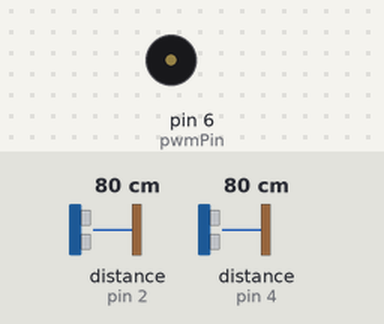
Bench run of a sketch on a simulated Arduino Uno, built with avr-gcc and run on an emulated ATmega328P. Parts: buzzer (waves = sounding). Wiring (inferred from the names in the program): 2 × ultrasonic range finder: trigger pin 3, echo pin 2 / trigger pin 5, echo pin 4. Inputs (shaded band) come from the test bench; at power-on: distance to the obstacle (sensors on pin 2, pin 4) 80 cm. The echo pulse lasts 58.3 µs per cm.

Above: at 1.2 s.
1.3 s: distance to the obstacle (sensor on pin 2) set to 4 cm
At 1.45 s:
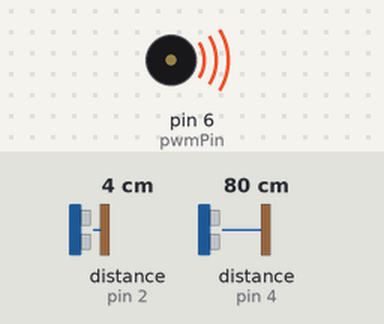
4.3 s: distance to the obstacle (sensor on pin 4) set to 5 cm
7.3 s: distance to the obstacle (sensor on pin 4) set to 2 cm
At 8.0 s:
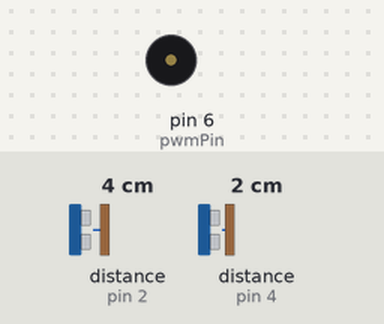
8.8 s: distance to the obstacle (sensor on pin 4) set to 4 cm
At 9.06 s:
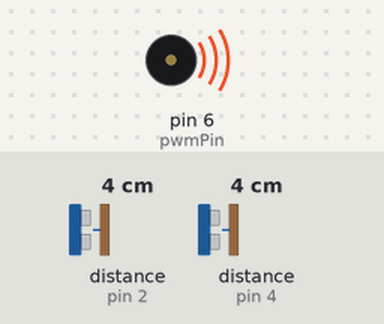
11.8 s: distance to the obstacle (sensor on pin 2) set to 2 cm
At 13.0 s:
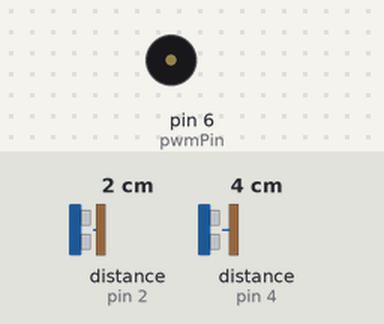
Timing chart, 0 to 14.3 s (numbered marks = the images above; inputs shaded):
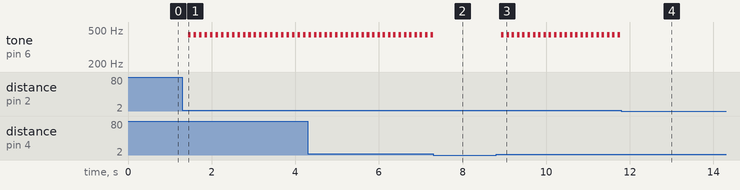

Measured:
- the behaviour switches between 4 and 3 cm on distance to the obstacle (sensor on pin 4) (found by bisection; images 1 and 2)
- the behaviour switches between 4 and 3 cm on distance to the obstacle (sensor on pin 2) (found by bisection; images 3 and 4)
- after the input at 1.3 s, tone on pin 6 (pwmPin): alternates 440 Hz for 0.06 s and silent for 0.07 s, starting after 0.14 s
- after the input at 7.3 s, tone on pin 6 (pwmPin): stops changing and stays silent
- after the input at 8.8 s, tone on pin 6 (pwmPin): alternates 440 Hz for 0.06 s and silent for 0.07 s, starting after 0.13 s
- after the input at 11.8 s, tone on pin 6 (pwmPin): stops changing and stays silent

The sketch:

BackUpSensor.ino
```cpp
// Back Up Sensor by Devon Murphy
int readPin1 = 2; //These ping sensors need a read and trigger pin
int trigPin1 = 3;
int readPin2 = 4;
int trigPin2 = 5;
int pwmPin   = 6;
int ledpin   = 7;


int maxDist=60,minDist=2;
long scale = 1500/60; //Set so at 60 cm away the sound will pulse every 1.5 secs
long duration = 60;

int hold=0,hold1=0,hold2=0;
int trip=0,lasttrip;

void setup(){
}
void loop(){


  hold1=ping(trigPin1,readPin1); //Read the two sensors
  hold2=ping(trigPin2,readPin2);

  if(hold1<=hold2){
    //There are two sensors, but the one with the shortest distance is the most important
    hold=hold1;
  }
  else{
    hold=hold2;
  }


  if(hold<=maxDist && hold>minDist){ //It starts to beep when the car is minDist away
    trip=1;

    digitalWrite(ledpin, HIGH);
    delay(50);
    digitalWrite(ledpin, LOW);

    //The delay time increases as the distance increases
    delay(hold*scale);


    tone(pwmPin,440,duration);//Make 60 ms long 440 Hz tone on a speaker

    if(lasttrip!=trip){
   //This executes once right after its tripped
   //Nothing utilizing this code works area yet
  }
  }

  else{
    trip=0;
    //The speaker shouldn't make noise when it isn't close to an object
    noTone(pwmPin);
    digitalWrite(ledpin, LOW);
  }

  lasttrip=trip;
}
int ping(int tpin, int rpin){
  long duration, inches, cm;

  pinMode(tpin, OUTPUT); //Set the trigger pin to output
  digitalWrite(tpin, LOW); //Set the pin low and wait to clear noise
  delayMicroseconds(2);
  digitalWrite(tpin, HIGH); //Set the pin high for 10 ms
  delayMicroseconds(10);
  digitalWrite(tpin, LOW); //After the trigger pin has been high for 10 ms the pulse will be sent

  pinMode(rpin,INPUT); //Set the read pin to input
  duration = pulseIn(rpin,HIGH);  //The length of the wave is proportional to the distance
  cm = duration/58;//Micropik supplies us with this formula to calculate the range
  return cm;
}
```
